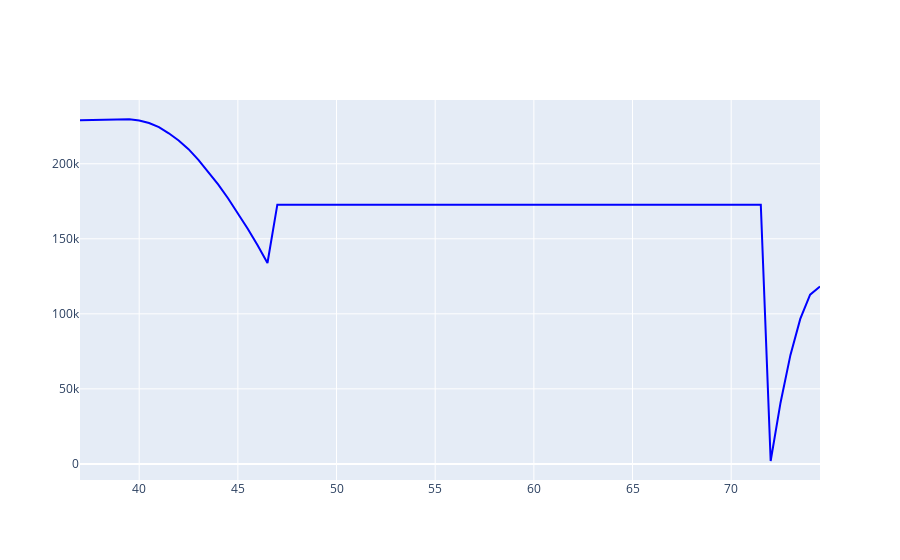

Notebook cell for this chart:
### Code cell
import plotly.graph_objects as go

fig = go.Figure(data=go.Scatter(
    x=time_RIH,
    y=hook_RIH,
    mode="lines",
    line=dict(color="blue")
))

# fig.update_layout()
fig.show()
